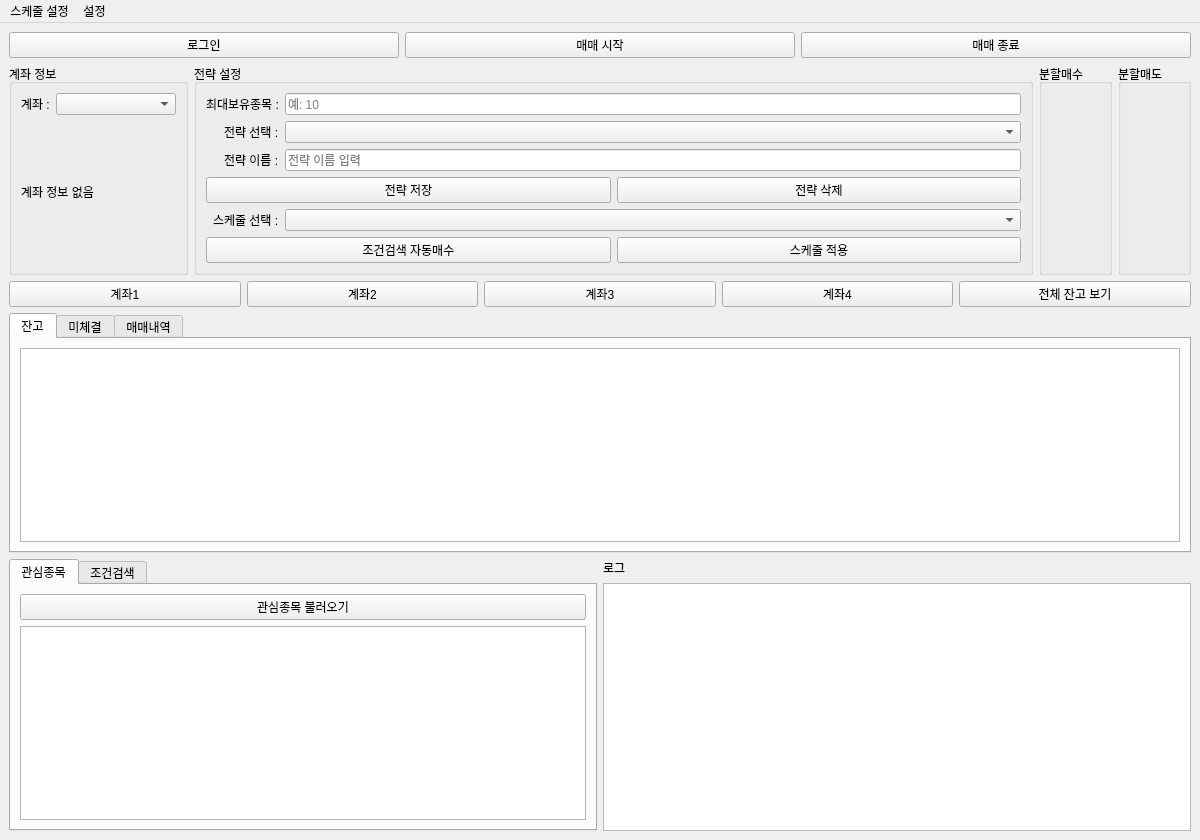
<?xml version="1.0" encoding="utf-8"?>
<ui version="4.0">
 <class>MainWindow</class>
 <widget class="QMainWindow" name="MainWindow">
  <widget class="QMenuBar" name="menubar">
   <property name="geometry">
    <rect>
     <x>0</x>
     <y>0</y>
     <width>1200</width>
     <height>21</height>
    </rect>
   </property>

   <!-- 🔹 기존 스케줄 설정 메뉴 -->
   <widget class="QMenu" name="menuSchedule">
    <property name="title">
     <string>스케줄 설정</string>
    </property>
    <addaction name="actionOpenScheduleDialog"/>
   </widget>

   <!-- 🔹 새 설정 메뉴 추가 -->
   <widget class="QMenu" name="menuConfig">
    <property name="title">
     <string>설정</string>
    </property>
    <addaction name="actionOpenConfigDialog"/>
   </widget>

   <!-- 🔹 메뉴바에 두 메뉴 모두 연결 -->
   <addaction name="menuSchedule"/>
   <addaction name="menuConfig"/>
  </widget>

  <!-- 🔹 액션 정의 -->
  <action name="actionOpenScheduleDialog">
   <property name="text">
    <string>타이머 스케줄 설정</string>
   </property>
  </action>
  <action name="actionOpenConfigDialog">
   <property name="text">
    <string>설정</string>
   </property>
  </action>

  <property name="minimumSize">
   <size>
    <width>1200</width>
    <height>800</height>
   </size>
  </property>
  <property name="windowTitle">
   <string>AutoTrade</string>
  </property>
  <widget class="QWidget" name="centralwidget">
   <layout class="QVBoxLayout" name="main_layout">

    <!-- 상단 바 -->
    <item>
     <layout class="QHBoxLayout" name="topBar">
      <property name="spacing">
       <number>6</number>
      </property>
      <item><widget class="QPushButton" name="login_button"><property name="text"><string>로그인</string></property></widget></item>
      <item><widget class="QPushButton" name="trade_start_button"><property name="text"><string>매매 시작</string></property></widget></item>
      <item><widget class="QPushButton" name="trade_stop_button"><property name="text"><string>매매 종료</string></property></widget></item>
     </layout>
    </item>

    <!-- 정보 박스 4분할: 계좌정보 | 전략설정 | 분할매수 | 분할매도 -->
    <item>
     <layout class="QHBoxLayout" name="topInfoLayout">

      <item>
       <widget class="QGroupBox" name="account_info_group">
        <property name="title"><string>계좌 정보</string></property>
        <layout class="QVBoxLayout" name="verticalLayout_account_info">
         <property name="alignment">
          <set>Qt::AlignHCenter</set>
         </property>
         <property name="alignment">
          <set>Qt::AlignHCenter</set>
         </property>
         <item>
          <layout class="QHBoxLayout">
           <item><widget class="QLabel" name="account_label"><property name="text"><string>계좌 :</string></property></widget></item>
           <item><widget class="QComboBox" name="account_combo"><property name="minimumSize"><size><width>120</width><height>0</height></size></property></widget></item>
          </layout>
         </item>
         <item><widget class="QLabel" name="account_info_label"><property name="text"><string>계좌 정보 없음</string></property></widget></item>
        </layout>
       </widget>
      </item>

      <item>
       <widget class="QGroupBox" name="strategy_group">
        <property name="title"><string>전략 설정</string></property>
        <layout class="QVBoxLayout" name="strategy_layout">
         <property name="alignment">
          <set>Qt::AlignHCenter</set>
         </property>
         <property name="alignment">
          <set>Qt::AlignHCenter</set>
         </property>
         <item>
          <layout class="QFormLayout">
           <property name="labelAlignment"><set>Qt::AlignRight|Qt::AlignVCenter</set></property>
           <item row="0" column="0">
            <widget class="QLabel" name="max_holdings_label">
             <property name="text"><string>최대보유종목 :</string></property>
            </widget>
           </item>
           <item row="0" column="1">
            <widget class="QLineEdit" name="max_holdings_input">
             <property name="placeholderText"><string>예: 10</string></property>
            </widget>
           </item>
           <item row="1" column="0">
            <widget class="QLabel" name="strategy_label">
             <property name="text"><string>전략 선택 :</string></property>
            </widget>
           </item>
           <item row="1" column="1">
            <widget class="QComboBox" name="strategy_dropdown"/>
           </item>
           <item row="2" column="0">
            <widget class="QLabel"><property name="text"><string>전략 이름 :</string></property></widget>
           </item>
           <item row="2" column="1">
            <widget class="QLineEdit" name="strategy_name_input">
             <property name="placeholderText"><string>전략 이름 입력</string></property>
            </widget>
           </item>
           <item row="3" column="0" colspan="2">
            <layout class="QHBoxLayout">
             <item><widget class="QPushButton" name="strategy_save_button"><property name="text"><string>전략 저장</string></property></widget></item>
             <item><widget class="QPushButton" name="strategy_delete_button"><property name="text"><string>전략 삭제</string></property></widget></item>
            </layout>
           </item>
<item row="4" column="0">
 <widget class="QLabel">
  <property name="text"><string>스케줄 선택 :</string></property>
 </widget>
</item>
<item row="4" column="1">
 <widget class="QComboBox" name="schedule_dropdown_main"/>
</item>


<item row="5" column="0" colspan="2">
 <layout class="QHBoxLayout" name="schedule_button_layout">
  <item>
   <widget class="QPushButton" name="condition_auto_buy_checkbox">
    <property name="text"><string>조건검색 자동매수</string></property>
    <property name="checkable"><bool>true</bool></property>
   </widget>
  </item>
  <item>
   <widget class="QPushButton" name="schedule_enabled_button">
    <property name="text"><string>스케줄 적용</string></property>
    <property name="checkable"><bool>true</bool></property>
    <property name="checked"><bool>false</bool></property>
   </widget>
  </item>
 </layout>
</item>
          </layout>
         </item>
        </layout>
       </widget>
      </item>

      <item><widget class="QGroupBox" name="buy_settings_group"><property name="title"><string>분할매수</string></property><layout class="QVBoxLayout"/></widget></item>

      <item><widget class="QGroupBox" name="sell_settings_group"><property name="title"><string>분할매도</string></property><layout class="QVBoxLayout"/></widget></item>

     </layout>
    </item>

    <item>
     <layout class="QHBoxLayout" name="accountButtonsLayout">
      <item><widget class="QPushButton" name="account_button_1"><property name="text"><string>계좌1</string></property></widget></item>
      <item><widget class="QPushButton" name="account_button_2"><property name="text"><string>계좌2</string></property></widget></item>
      <item><widget class="QPushButton" name="account_button_3"><property name="text"><string>계좌3</string></property></widget></item>
      <item><widget class="QPushButton" name="account_button_4"><property name="text"><string>계좌4</string></property></widget></item>
      <item><widget class="QPushButton" name="view_all_holdings_button"><property name="text"><string>전체 잔고 보기</string></property></widget></item>
     </layout>
    </item>

    <item>
     <widget class="QTabWidget" name="account_tab">
      <widget class="QWidget" name="tab_holdings">
       <attribute name="title"><string>잔고</string></attribute>
       <layout class="QVBoxLayout"><item><widget class="QTableWidget" name="holdings_table"/></item></layout>
      </widget>
      <widget class="QWidget" name="tab_unsettled">
       <attribute name="title"><string>미체결</string></attribute>
       <layout class="QVBoxLayout"><item><widget class="QTableWidget" name="unsettled_table"/></item></layout>
      </widget>
      <widget class="QWidget" name="tab_trade_log">
       <attribute name="title"><string>매매내역</string></attribute>
       <layout class="QVBoxLayout"><item><widget class="QTableWidget" name="trade_log_table"/></item></layout>
      </widget>
     </widget>
    </item>

    <item>
     <layout class="QHBoxLayout" name="watchlist_and_log_layout">
      <item>
       <widget class="QTabWidget" name="watchlist_tabwidget">
        <widget class="QWidget" name="tab_watchlist">
         <attribute name="title"><string>관심종목</string></attribute>
         <layout class="QVBoxLayout">
          <item><widget class="QPushButton" name="watchlist_button"><property name="text"><string>관심종목 불러오기</string></property></widget></item>
          <item><widget class="QTableWidget" name="stock_search_table"/></item>
         </layout>
        </widget>
        <widget class="QWidget" name="tab_condition">
         <attribute name="title"><string>조건검색</string></attribute>
         <layout class="QVBoxLayout">
          <item>
           <layout class="QHBoxLayout">
            <item><widget class="QComboBox" name="condition_dropdown"/></item>
            <item><widget class="QPushButton" name="condition_search_button"><property name="text"><string>조건실행</string></property></widget></item>
           </layout>
          </item>
          <item><widget class="QTableWidget" name="condition_table"/></item>
         </layout>
        </widget>
       </widget>
      </item>
      <item>
       <layout class="QVBoxLayout">
        <item><widget class="QLabel" name="log_label"><property name="text"><string>로그</string></property></widget></item>
        <item><widget class="QTextEdit" name="log_box"><property name="minimumSize"><size><width>400</width><height>200</height></size></property></widget></item>
       </layout>
      </item>
     </layout>
    </item>

   </layout>
  </widget>
 </widget>
 <resources/>
 <connections/>
</ui>
